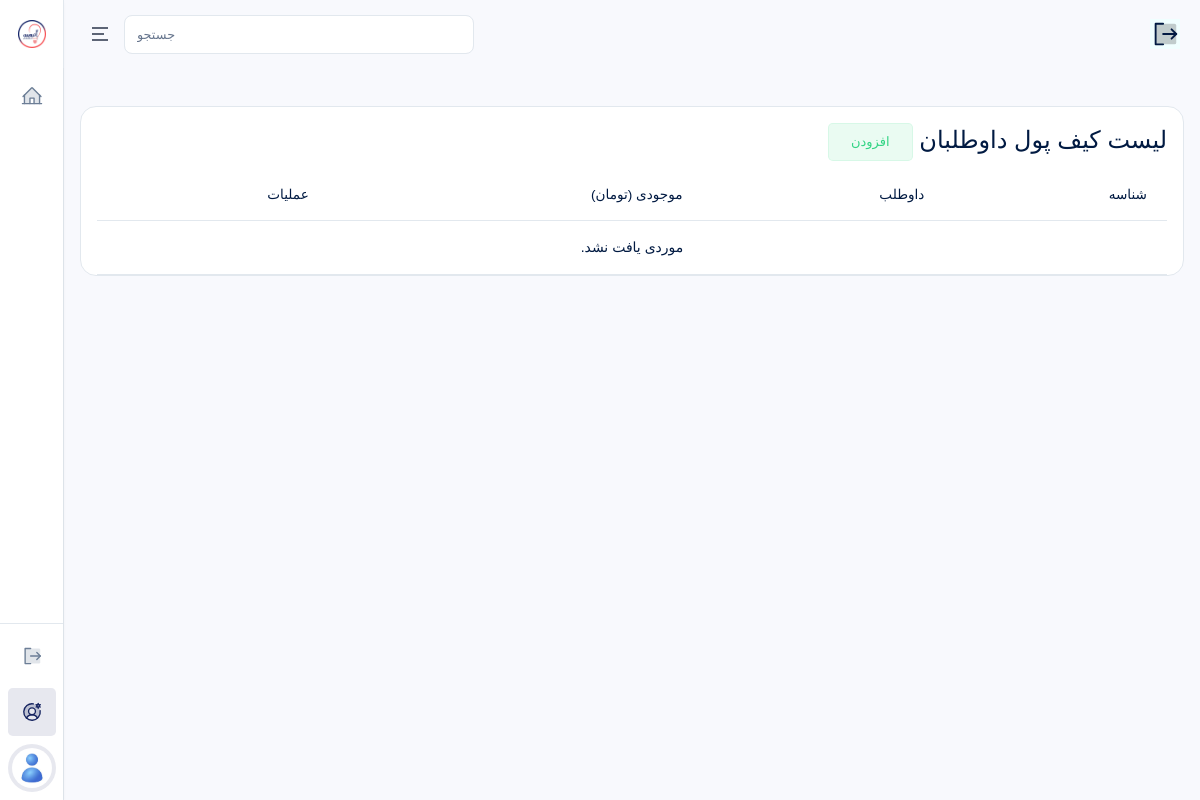
The page /accounts/admins/wallets/ (signed in) on the database as committed earlier.
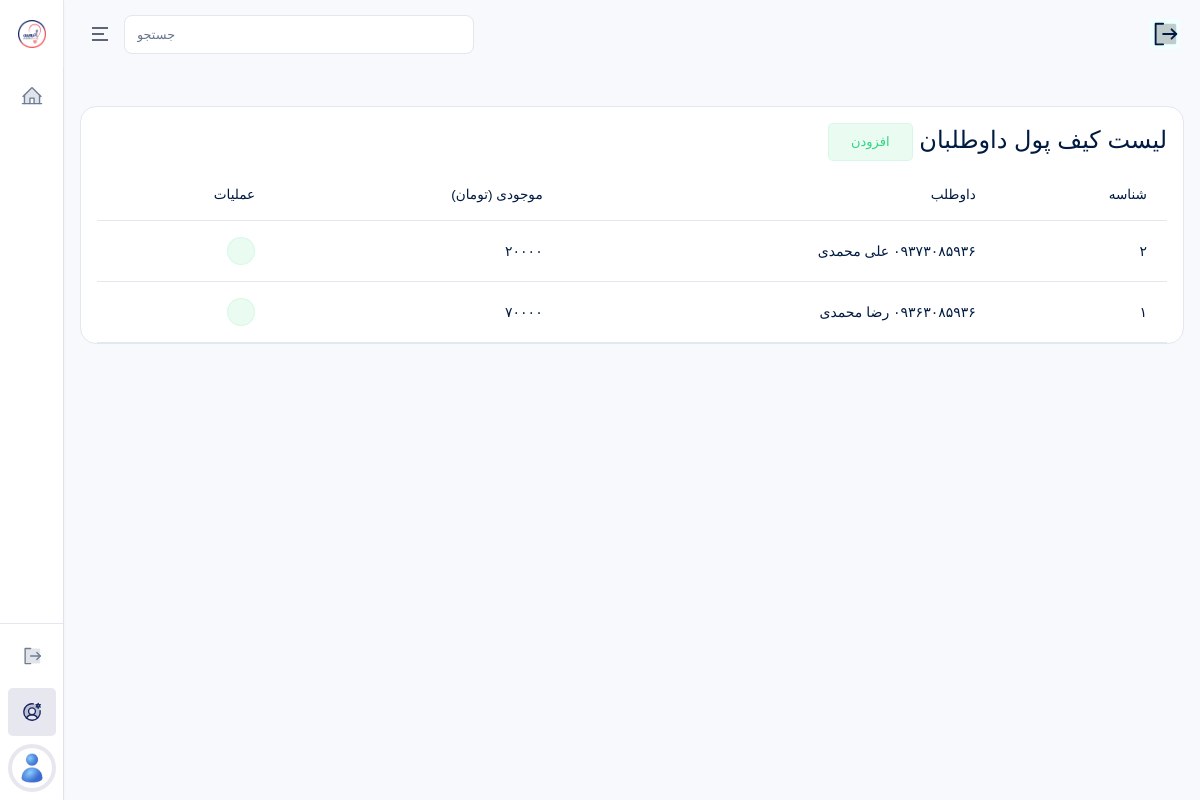
The same page on the database as committed later.
### payments/models.py (models this page shows)
class Wallet(models.Model):
    student = models.OneToOneField(
        Student,
        on_delete=models.CASCADE,
        related_name="wallet",
        verbose_name="داوطلب"
    )
    amount = models.DecimalField(
        max_digits=12,
        decimal_places=0,
        default=0,
        verbose_name="موجودی"
    )
    class Meta:
        verbose_name = "کیف پول"
        verbose_name_plural = "کیف های پول"
        ordering = ["-id"]

### accounts/models.py (models this page shows, shortened)
class Student(models.Model):
    user = models.OneToOneField(User, on_delete=models.CASCADE, related_name="user_student", verbose_name="کاربر")
    a_completed = models.BooleanField(default=False)
    b_completed = models.BooleanField(default=False)
    def __str__(self):
        return f"{self.user.mobile} {self.user.get_full_name()}"
    class Meta:
        verbose_name = "داوطلب"
        verbose_name_plural = "داوطلبان"
        ordering = ["-id"]

class User(AbstractUser):
    ROLE_CHOICES = (
        ("super_admin", "مدیرکل"),
        ("supervisor", "ناظر"),
        ("consultant", "مشاور"),
        ("student", "داوطلب"),
    )
    role = models.CharField(max_length=30, choices=ROLE_CHOICES, verbose_name="نقش")
    mobile = models.CharField(max_length=15, blank=True, unique=True, verbose_name="شماره موبایل")
    avatar = models.ImageField(upload_to="avatars/", blank=True, null=True, verbose_name="تصویر پروفایل")
    is_suspended = models.BooleanField(default=False, verbose_name="تعلیق شده")
    suspension_reason = models.TextField(blank=True, verbose_name="دلیل تعلیق")
    is_limited = models.BooleanField(default=False, verbose_name="دسترسی محدود (برای مدیرکل)")
    class Meta:
        verbose_name = "کاربر"
        verbose_name_plural = "کاربران"
        ordering = ["-id"]

### accounts/views.py (the view)
# urls.py: path("admins/wallets/", WalletListView.as_view(), name="wallet_list"),
class WalletListView(RoleRequiredMixin, SuperAdminSidebarContextMixin, ListView):
    allowed_roles = ["super_admin"]
    model = Wallet
    template_name = "accounts/admins/wallet_list.html"
    context_object_name = "wallets"

### accounts/mixins.py (called while the page is built)
    def get_context_data(self, **kwargs):
        context = super().get_context_data(**kwargs)
        context.update({
            "PlansIntroductionCreated": PlansIntroduction.objects.first(),
            "CounselingIntroductionCreated": CounselingIntroduction.objects.first(),
            "EstimationIntroductionCreated": EstimationIntroduction.objects.first(),
            "ChoiceIntroductionCreated": ChoiceIntroduction.objects.first(),
            "LiveIntroductionCreated": LiveIntroduction.objects.first(),
            "AboutUsIntroductionCreated": AboutUsIntroduction.objects.first(),
            "DataIntroductionCreated": DataIntroduction.objects.first(),
        })
        return context

    def test_func(self):
        return (
            self.request.user.is_authenticated and
            self.request.user.role in self.allowed_roles and
            not self.request.user.is_suspended
        )

### templates/accounts/admins/wallet_list.html (shortened to what this page needs)
{% extends 'bases/dashboard.html' %}
{% load static %}
{% block content %}
<div class="table-responsive" dir="rtl">
    <div class="card-header justify-content-between">
        <div class="card-title">
            <h4>
                لیست کیف پول داوطلبان
                <a href="{% url 'wallet_add' %}">
                    <span class="btn btn-success-transparent">افزودن</span>
                </a>
            </h4>
        </div>
    </div>
    <table class="table text-nowrap table-hover">
        <thead>
            <tr>
                <th scope="col">شناسه</th>
                <th scope="col">داوطلب</th>
                <th scope="col">موجودی (تومان)</th>
                <th scope="col">عملیات</th>
            </tr>
        </thead>
        <tbody>
            {% for wallet in wallets %}
            <tr>
                <td>
                    {{ wallet.id }}
                </td>
                <td>
                    {{ wallet.student }}
                </td>
                <td>
                    {{ wallet.amount }}
                </td>
                <td>
                    <a href="{% url 'wallet_edit' wallet.id %}" class="btn btn-icon btn-sm btn-success-transparent rounded-pill">
                        <i class="ri-edit-2-line"></i>
                    </a>
                </td>
            </tr>
            {% empty %}
            <tr>
                <td colspan="4" style="text-align: center;">
                    موردی یافت نشد.
                </td>
            </tr>
            {% endfor %}
        </tbody>
    </table>
</div>
{% endblock %}

Rows that differ between the two databases and show on the page:
added Wallet: id "۲", student "۰۹۳۷۳۰۸۵۹۳۶ علی محمدی", amount "۲۰۰۰۰"
added Wallet: id "۱", student "۰۹۳۶۳۰۸۵۹۳۶ رضا محمدی", amount "۷۰۰۰۰"
Other text that changed with them:
text no longer shown: "موردی یافت نشد."
